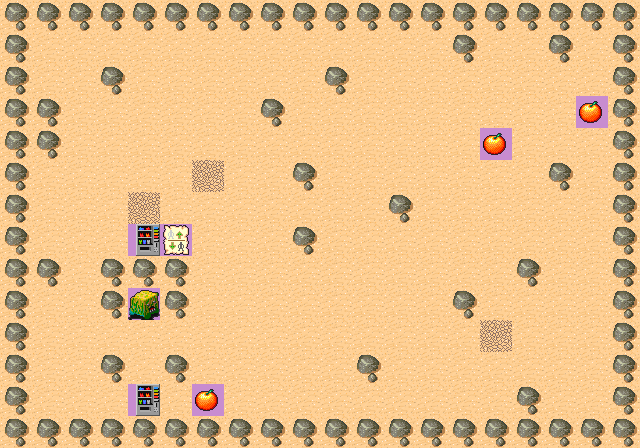

Below is a game level as drawn by its tile map, then a one-line description and the .tmx that defines it (tile-layer data replaced by summaries):
An orthogonal 20x14 tile map with 32x32 px tiles, 3 tile layers (Ground, Obstacles, Characters).

<map height="14" nextobjectid="1" orientation="orthogonal" renderorder="right-down" tileheight="32" tilewidth="32" version="1.0" width="20">
 <tileset firstgid="1" source="tileset_1.tsx" />
 <layer height="14" name="Ground" width="20">
  <data>[280 cells, 280 non-empty, 1 distinct tile ids]</data>
 </layer>
 <layer height="14" name="Obstacles" width="20">
  <data>[280 cells, 95 non-empty, 4 distinct tile ids]</data>
 </layer>
 <layer height="14" name="Characters" width="20">
  <data>[280 cells, 3 non-empty, 2 distinct tile ids]</data>
 </layer>
</map>